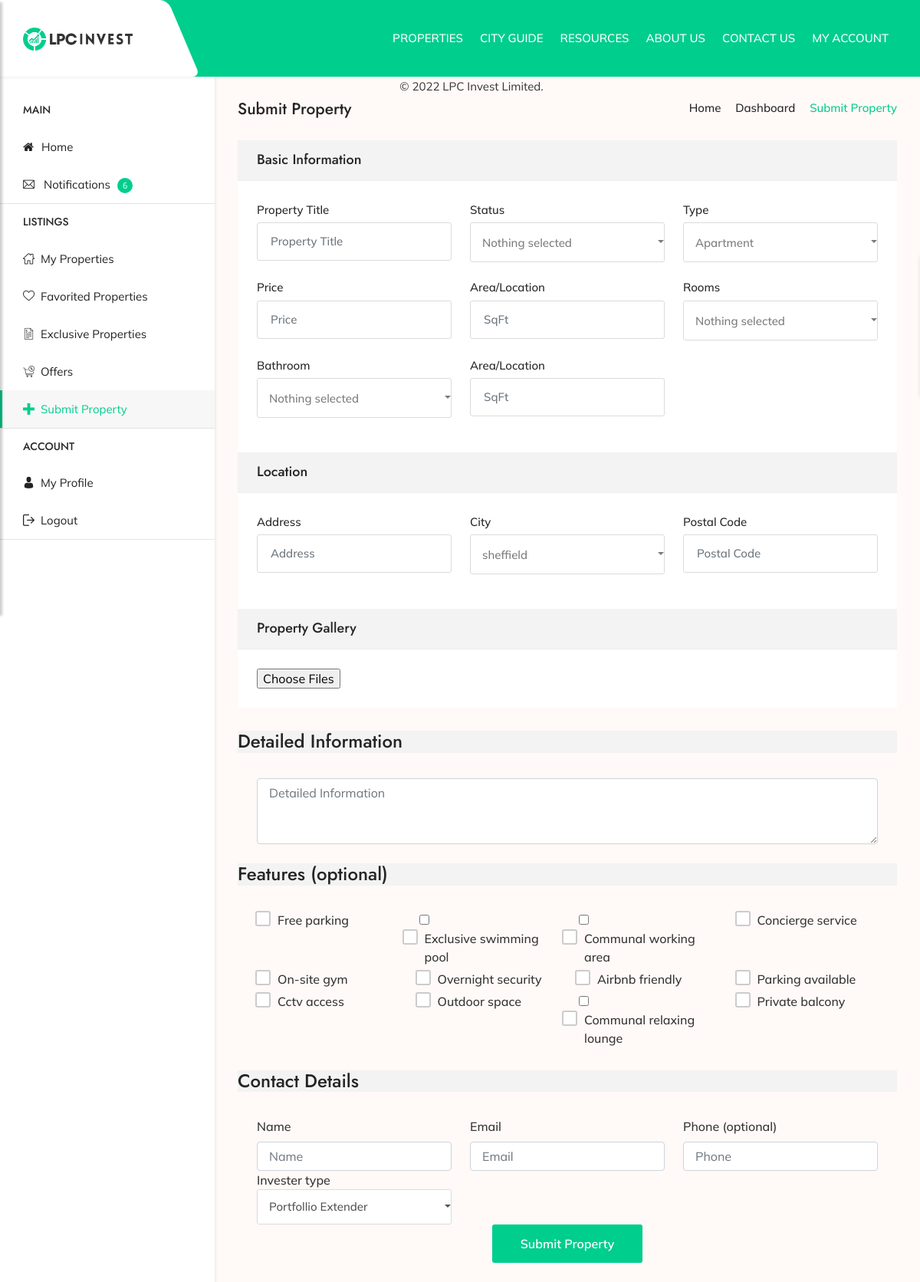
Page /submit-property (signed in) on the committed database.
### home/models.py (models this page shows, shortened)
class FeatureMaster(models.Model):
    feature = models.CharField(max_length=40)
    def __str__(self):
        return str(self.feature)

### home/views.py (the view, shortened to what this page needs)
# urls.py: path('submit-property',views.submit_property,name='submit_property'),
@login_required(redirect_field_name='next',login_url = '/login')
def submit_property(request):
    page_data = {}
    page_data['is_submit'] = 'active'
    return render(request,'user/dashboard/submit_property.html',{"page_data":page_data})

### home/templates/user/dashboard/submit_property.html (shortened to what this page needs)
{% extends './basic.html' %}
{% block body %}
<div class="dashboard-content">
    <div class="dashboard-header clearfix">
        <div class="row">
            <div class="col-sm-12 col-md-5">
                <h4>Submit Property</h4>
            </div>
            <div class="col-sm-12 col-md-7">
                <div class="breadcrumb-nav">
                    <ul>
                        <li>
                            <a href="/">Home</a>
                        </li>
                        <li>
                            <a href="/profile">Dashboard</a>
                        </li>
                        <li class="active">Submit Property</li>
                    </ul>
                </div>
            </div>
        </div>
    </div>
    <div class="submit-address dashboard-list">
        <form method="POST" enctype="multipart/form-data">
            <h4 class="bg-grea-3">Basic Information</h4>
            <div class="search-contents-sidebar">
                <div class="row pad-20">
                    <div class="col-lg-4 col-md-4 col-sm-12">
                        <div class="form-group propertytitle">
                            <label for="inputpropertytitle1" class="form-label">Property Title</label>
                            <input type="text" name="title" class="form-control"
                                id="inputpropertytitle1" placeholder="Property Title">
                        </div>
                    </div>
                    <div class="col-lg-4 col-md-4 col-sm-12">
                        <div class="form-group">
                            <label>Status</label>
                        </div>
                    </div>
                    <div class="col-lg-4 col-md-4 col-sm-12">
                        <div class="form-group">
                            <label>Type</label>
                        </div>
                    </div>
                    <div class="col-lg-4 col-md-4 col-sm-12">
                        <div class="form-group price">
                            <label for="price" class="form-label">Price</label>
                            <input type="text" name="price" class="form-control" id="inputpprice1"
                                placeholder="Price">
                        </div>
                    </div>
                    <div class="col-lg-4 col-md-4 col-sm-12">
                        <div class="form-group area">
                            <label for="area" class="form-label">Area/Location</label>
                            <input type="text" name="area" class="form-control" id="area"
                                placeholder="SqFt">
                        </div>
                    </div>
                    <div class="col-lg-4 col-md-4 col-sm-12">
                        <div class="form-group">
                            <label>Rooms</label>
                        </div>
                    </div>
                    <div class="col-lg-4 col-md-4 col-sm-12">
                        <div class="form-group">
                            <label>Bathroom</label>
                        </div>
                    </div>
                    <div class="col-lg-4 col-md-4 col-sm-12">
                        <div class="form-group area">
                            <label for="inputarea1" class="form-label">Area/Location</label>
                            <input type="text" name="area" class="form-control" id="inputarea1"
                                placeholder="SqFt">
                        </div>
                    </div>
                </div>
            </div>
            <h4 class="bg-grea-3">Location</h4>
            <div class="row pad-20">
                <div class="col-lg-4 col-md-4 col-sm-12">
                    <div class="form-group address">
                        <label for="inputAddress1" class="form-label">Address</label>
                        <input type="text" name="address" class="form-control" id="inputAddress1"
                            placeholder="Address">
                    </div>
                </div>
                <div class="col-lg-4 col-md-4 col-sm-12">
                    <div class="form-group">
                        <label>City</label>
                    </div>
                </div>
                <div class="col-lg-4 col-md-4 col-sm-12">
                    <div class="form-group phone">
                        <label for="inputpostalcode1" class="form-label">Postal Code</label>
                        <input type="text" name="postalcode" class="form-control" id="inputpostalcode1"
                            placeholder="Postal Code">
                    </div>
                </div>
            </div>
            <h4 class="bg-grea-3">Property Gallery</h4>
            <div class="row pad-20">
                <div class="col-lg-12">
                        <input type="file" id="files" name="files" multiple>
                    </div>
                </div>
            </div>
            <h4 class="bg-grea-3">Detailed Information</h4>
            <div class="row pad-20">
                <div class="col-lg-12">
                    <div class="form-group message">
                        <textarea name="message" class="form-control" rows="3"
                            placeholder="Detailed Information"></textarea>
                    </div>
                </div>
            </div>
            <h4 class="bg-grea-3">Features (optional)</h4>
            <div class="row pad-20">
                {%for feature in common_properties_data.feature_list%}
                <div class="col-xl-3 col-lg-4 col-md-4 col-sm-6">
                    <div class="checkbox checkbox-theme checkbox-circle">
                        <input id="feature_{{feature.id}}" type="checkbox" name="feature"
                            value="{{feature}}" />
                        <label for="feature_{{feature.id}}"> {{feature}}
                        </label>
                    </div>
                </div>
                {%endfor%}
            </div>
            <h4 class="bg-grea-3">Contact Details</h4>
            <div class="row pad-20">
                <div class="col-lg-4 col-md-4 col-sm-12">
                    <div class="form-group title">
                        <label for="inputname1" class="form-label">Name</label>
                        <input type="text" name="name" class="form-control" id="inputname1"
                            placeholder="Name">
                    </div>
                </div>
                <div class="col-lg-4 col-md-4 col-sm-12">
                    <div class="form-group email">
                        <label for="inputEmail1" class="form-label">Email</label>
                        <input type="email" name="email" class="form-control" id="inputEmail1"
                            placeholder="Email">
                    </div>
                </div>
                <div class="col-lg-4 col-md-4 col-sm-12">
                    <div class="form-group phone">
                        <label for="inputphone1" class="form-label">Phone (optional)</label>
                        <input type="text" name="phone" class="form-control" id="inputphone1"
                            placeholder="Phone">
                    </div>
                </div>
                <div class="col-lg-4 col-md-4 col-sm-12">
                    <div class="form-group">
                        <label>Invester type</label>
                    </div>
                </div>
                <div class="col-sm-12 text-center">
                    <button type="submit" class="btn-6" id="FilterButton">Submit Property</button>
                </div>
            </div>
    </div>
    <p class="sub-banner-2 text-center">© 2022 LPC Invest Limited.</p>
</div>
{% endblock body %}

### home/templates/user/dashboard/basic.html (shortened to what this page needs)
{%load static%}
<!DOCTYPE html>
<html lang="zxx">
<head>
  <link rel="stylesheet" href="{% static 'css/bootstrap.min.css' %}" />
  <link rel="stylesheet" href="{% static 'css/animate.min.css' %}" />
  <link rel="stylesheet" href="{% static 'css/bootstrap-submenu.css' %}" />
  <link rel="stylesheet" href="{% static 'css/bootstrap-select.min.css' %}" />
  <link rel="stylesheet" href="{% static 'css/magnific-popup.css' %}" />
  <link rel="stylesheet" href="{% static 'css/leaflet.css' %}" />
  <link rel="stylesheet" href="{% static 'css/map.css' %}" />
  <link rel="stylesheet" href="{% static 'fonts/font-awesome/css/font-awesome.min.css' %}" />
  <link rel="stylesheet" href="{% static 'fonts/bootstrap-icons/bootstrap-icons.css' %}" />
  <link rel="stylesheet" href="{% static 'fonts/flaticon/font/flaticon.css' %}" />
  <link rel="stylesheet" href="{% static 'fonts/linearicons/style.css' %}" />
  <link rel="stylesheet" href="{% static 'css/jquery.mCustomScrollbar.css' %}" />
  <link rel="stylesheet" href="{% static 'css/dropzone.css' %}" />
  <link rel="stylesheet" href="{% static 'css/slick.css' %}" />
  <link rel="stylesheet" href="{% static 'css/normalize.css' %}" />
  <link rel="stylesheet" href="{% static 'css/boxes-component.css' %}" />
  <link rel="stylesheet" href="{% static 'css/boxes-core.css' %}" />
  <link rel="stylesheet" href="{% static 'css/style.css' %}" />
  <link rel="stylesheet" href="{% static 'css/initial.css' %}" />
  <link rel="stylesheet" href="{% static 'css/skins/default.css' %}" />
  <link rel="stylesheet" href="{% static 'css/ie10-viewport-bug-workaround.css' %}" />
</head>
<body>
<header class="main-header sticky-header header-with-top2" id="main-header-2">
  <div class="container-fluid">
      <nav class="navbar navbar-expand-lg navbar-light">
          <a class="navbar-brand logos" href="/">
            <img src="/static/img/logo/logo3.png" alt="sidebarlogo" style='height:30px;'>
          </a>
          <div class="navbar-collapse collapse w-100 justify-content-end" id="navbar">
              <ul class="navbar-nav ml-auto">
                <li class="nav-item dropdown">
                  <a class="nav-link dropdown-toggle" href="/all-properties" id="navbarDropdownMenuLink2"
                  data-toggle="dropdown" aria-haspopup="true" aria-expanded="false">Properties
              </a>
                      <li class="dropdown-submenu"><a class="dropdown-item dropdown-toggle" href="#">Cities</a>
                          {%for city in common_properties_data.cities%}
                  </li>
                  {%endfor%}
              </ul>
                  <li class="nav-item dropdown">
                    <a class="nav-link dropdown-toggle" href="#" id="navbarDropdownMenuLink6"
                        data-toggle="dropdown" aria-haspopup="true" aria-expanded="false">
                        City Guide
                    </a>
                </li>
                     <li class="nav-item dropdown">
                            <a class="nav-link dropdown-toggle" href="#" id="navbarDropdownMenuLink6"
                                data-toggle="dropdown" aria-haspopup="true" aria-expanded="false">
                                Resources
                            </a>
                        </li>
                      <li class="nav-item dropdown">
                        <a class="nav-link dropdown-toggle" href="/about" id="navbarDropdownMenuLink6"
                            data-toggle="dropdown" aria-haspopup="true" aria-expanded="false">About Us</a>
                    </li>
                    <li class="nav-item dropdown">
                      <a class="nav-link dropdown-toggle" href="/contact" id="navbarDropdownMenuLink6"
                          data-toggle="dropdown" aria-haspopup="true" aria-expanded="false">Contact Us</a>
                  </li>
                  <li class="nav-item dropdown">
                    <a class="nav-link dropdown-toggle" href="/profile" id="navbarDropdownMenuLink7"
                        data-toggle="dropdown" aria-haspopup="true" aria-expanded="false">
                        My Account
                    </a>
                </li>
          </div>
      </nav>
  </div>
</header>
  <div class="dashboard">
    <div class="container-fluid">
      <div class="row">
        <div class="dashboard-nav">
          <div class="dashboard-inner">
            <h4>Main</h4>
            <ul>
              <li>
                <a href="/"><i class="fa fa-home"></i> Home</a>
              </li>
              <li class="{{page_data.is_notification}}">
                <a href="messages.html"><i class="flaticon-mail"></i> Notifications
                  <span class="nav-tag">6</span></a>
              </li>
            </ul>
            <h4>Listings</h4>
            <ul>
              <li class="{{page_data.is_my_properties}}">
                <a href="/my-properties"><i class="flaticon-empire-state-building"></i>My Properties</a>
              </li>
              <li class="{{page_data.is_favorite_properties}}">
                <a href="/favorited-properties"><i class="flaticon-heart"></i>Favorited Properties</a>
              </li>
              <li class="{{page_data.is_exclusive_properties}}">
                <a href="/exclusive-properties"><i class="flaticon-bill"></i>Exclusive Properties</a>
              </li>
              <li class="{{page_data.is_offers}}">
                <a href="/monthly-offers"><i class="flaticon-discount"></i>Offers</a>
              </li>
              <li class="{{page_data.is_submit}}">
                <a href="/submit-property"><i class="flaticon-plus"></i>Submit Property</a>
              </li>
            </ul>
            <h4>Account</h4>
            <ul>
              <li class="{{page_data.is_profile}}">
                <a href="/profile"><i class="flaticon-male"></i>My Profile</a>
              </li>
              <li>
                <a href="/logout"><i class="flaticon-logout"></i>Logout</a>
              </li>
            </ul>
          </div>
        </div>
        {%block body%}
        {%endblock body%}
      </div>
    </div>
</body>
</html>

### rows in the picture
FeatureMaster: feature "Free parking"
FeatureMaster: feature "Exclusive swimming pool"
FeatureMaster: feature "Communal working area"
FeatureMaster: feature "Concierge service"
FeatureMaster: feature "On-site gym"
FeatureMaster: feature "Overnight security"
FeatureMaster: feature "Airbnb friendly"
FeatureMaster: feature "Parking available"
FeatureMaster: feature "Cctv access"
FeatureMaster: feature "Outdoor space"
FeatureMaster: feature "Communal relaxing lounge"
FeatureMaster: feature "Private balcony"
